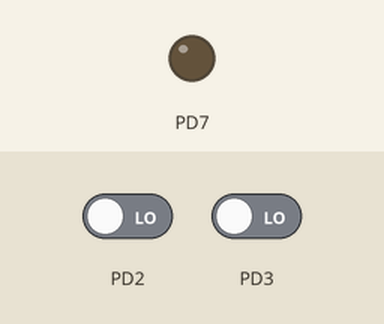
Recording of a program running on a simulated ATmega328P, built with avr-gcc and emulated at 16 MHz. Parts: output pins drawn as LEDs (lit = HIGH). The inputs (shaded band) are chosen by the test bench; at power-on: PD2 LOW, PD3 LOW.

Above: at 1.2 s.
1.3 s: PD2 driven HIGH
At 1.8 s:
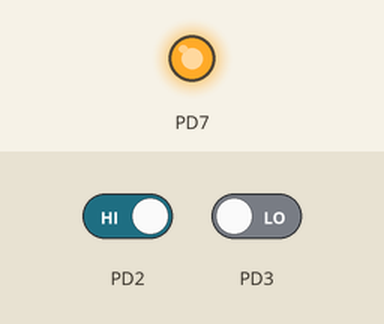
2.8 s: PD3 driven HIGH
At 3.2 s:
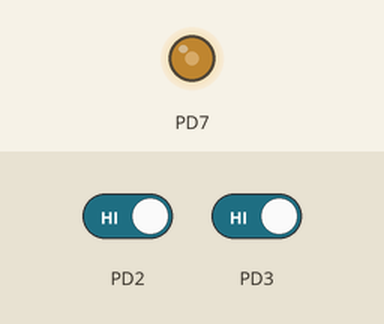
4.3 s: PD3 driven LOW
At 5.0 s:
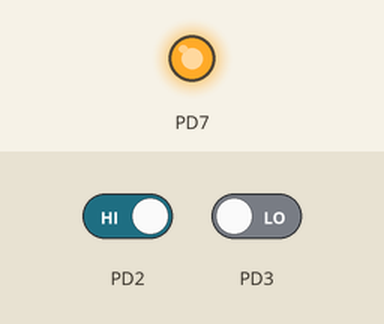
Timing chart, 0 to 7.3 s (numbered marks = the images above; inputs shaded):
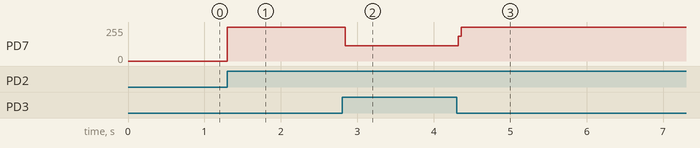

The program:

main.c
```c
/* Der ATmega328P läuft mit einer Frequenz von 16 MHz */
#define F_CPU 16000000L

/* Einbinden der benötigten Bibliotheken */
#include <avr/io.h>
#include <util/delay.h>

int main() {

	/*
	Alle Bits des DataDirectionRegister von Port D
	(DDRD) werden auf LOW gesetzt, sind somit als
	Eingang konfiguriert.
	In Binärschreibweise ist DDRD jetzt: 00000000
	*/
	DDRD = 0x00;

	/*
	Das Bit an 8. Stelle (D7) wird auf Eins
	gesetzt -> Ausgang
	In Binärschreibweise ist DDRD jetzt: 10000000
	*/
	DDRD |= (1 << DDD7);

	/*
	Das Bit an 8. Stelle (D7) von PortD wird jetzt
	auf HIGH gesetzt. Die anderen Bits von Port D
	bleiben unverändert.
	In Binärschreibweise ist PortD jetzt: 1xxxxxxx
	*/
	PORTD &= ~(1 << PORTD7);

	/*
	Das Bit an der 2. Stelle von Port D (DDD2) wird
	auf LOW gesetzt. Wenn diese Bit als Eingang definiert
	ist, wird dadurch der Pull-Up Widerstand deaktiviert.
	In Binärschreibweise ist PortD jetzt: xxxxx0xx
	*/
	PORTD &= ~(1 << DDD2);

	/*
	Das Bit an der 3. Stelle von Port D (DDD3) wird
	auf LOW gesetzt. Wenn diese Bit als Eingang definiert
	ist, wird dadurch der Pull-Up Widerstand deaktiviert.
	In Binärschreibweise ist PortD jetzt: xxxx0xxx
	*/
	PORTD &= ~(1 << DDD3);


	while(1) {
		// Prüfen, ob der Endlagensensor am Bandanfang aktiv ist
		if( PIND & (1 << DDD2) ) {
			// Der Sensor ist aktiv, daher das Förderband vorwärts drehen
			PORTD |= (1 << DDD7);
		}

		// Prüfen, ob der Endlagensensor am Bandende aktiv ist
		if( PIND & (1 << DDD3) ) {
			// Der Sensor ist aktiv, daher das Förderband anhalten
			PORTD &= ~(1 << DDD7);
		}
	}
}
```

Measured:
- after the input at 1.3 s, PD7: 0/255 → 255/255 at once
- after the input at 2.8 s, PD7: 255/255 → 113/255 at once
- after the input at 4.3 s, PD7: 113/255 → 255/255 at once
